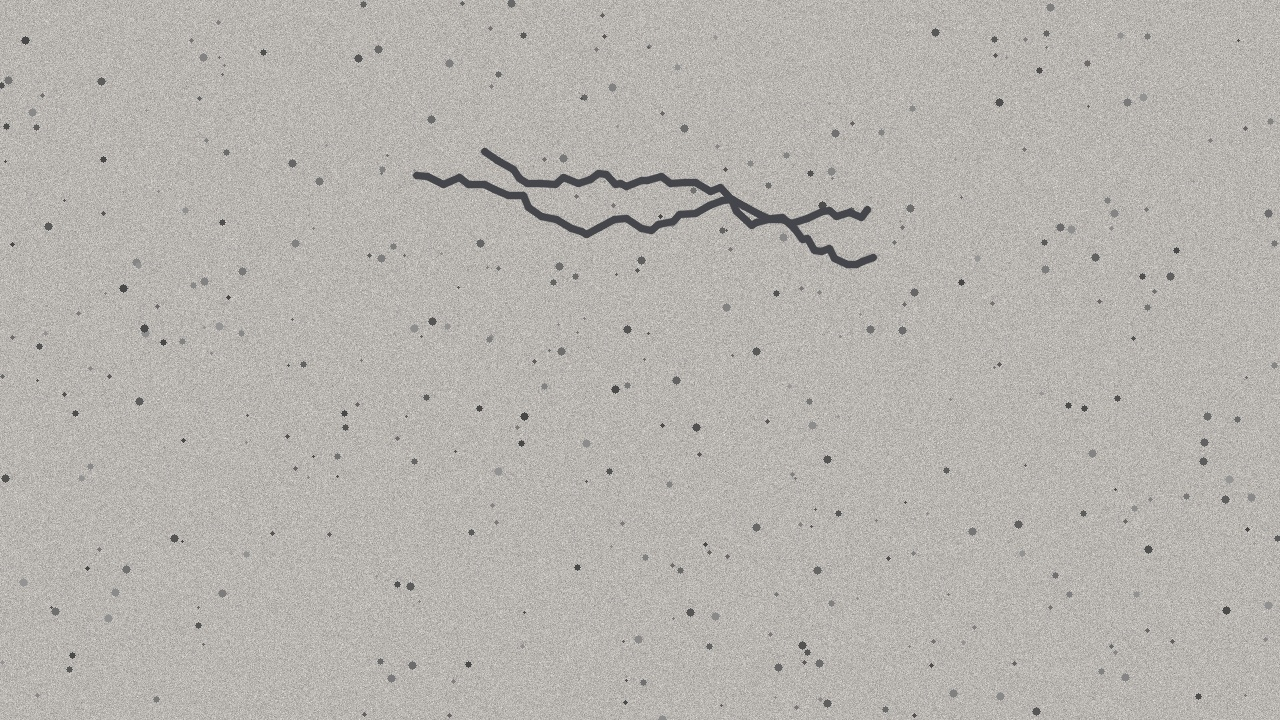
#> input picture backend/app/storage/uploads/ml_insp_36_orig_20261013_095405_694416_wall_photo_test.jpg, 1280 x 720 px
$ python -i ml_crack_model.py   (imports and definitions only)   (older library calls are emulated)
#> lines starting #> are read from the running program, lines starting #| are printed output that depends on the picture; after the words box and inside, x2 and y2 are one past the last pixel; in counts of white or black regions, pixels touching at a corner belong together
import logging
from datetime import datetime, timezone
from pathlib import Path
from typing import Any

import cv2
import joblib
import numpy as np
from sklearn.ensemble import GradientBoostingClassifier, RandomForestClassifier
from sklearn.pipeline import Pipeline as SklearnFlow
from sklearn.preprocessing import StandardScaler

logger = logging.getLogger("MLCrackModel")

class MLCrackModel:
    """
    Production-grade Machine Learning Model Engine for Concrete Wall Crack Detection.

    Architecture:
    1. Computer Vision Feature Extraction:
       - Multi-Scale Hessian Ridge Tubularity (Frangi Vesselness Eigenvalues)
       - Local Binary Pattern (LBP) Texture Jaggedness Analysis
       - Directional Edge Gradient Entropy (Sobel / Scharr Orientation Distribution)
       - Multi-Scale Black-Hat Morphological Valley Contrast Depth
       - Skeleton Morphology: Continuity, Tortuosity, Area/Perimeter Ratios
    2. Supervised ML Classifiers:
       - Crack Existence Detector (Calibrated Random Forest Ensemble)
       - Structural Severity Classifier (Gradient Boosting Multi-Class)
    3. Metrology Engine:
       - Sub-Pixel Distance Transform Calibration (mm/pixel)
       - ACI 224R Structural Compliance Check
    """

    MODEL_VERSION = "2.4.0-Ensemble-GB-RF"
    FEATURE_NAMES = [
        "hessian_ridge_mean",
        "hessian_ridge_max",
        "hessian_ridge_p95",
        "blackhat_valley_depth",
        "blackhat_peak_ratio",
        "gradient_mag_mean",
        "gradient_mag_std",
        "gradient_angle_entropy",
        "lbp_texture_variance",
        "local_contrast_kurtosis",
        "skeleton_length_approx",
        "max_contour_area",
        "contour_tortuosity",
        "aspect_ratio_max"
    ]

    SEVERITY_CLASSES = ["NONE", "LOW", "MODERATE", "HIGH", "CRITICAL"]

    def __init__(self, model_dir: str | None = None):
        if model_dir:
            self.model_dir = Path(model_dir)
        else:
            base_dir = Path(__file__).resolve().parent.parent
            self.model_dir = base_dir / "storage" / "models"

        self.model_dir.mkdir(parents=True, exist_ok=True)
        self.model_file = self.model_dir / "wall_crack_ensemble_model.joblib"

        self.detector_model: SklearnFlow | None = None
        self.severity_model: SklearnFlow | None = None
        self.meta_info: dict[str, Any] = {}

        self._initialize_or_train_model()

    def _initialize_or_train_model(self):
        """Loads saved weights or trains an initialized model ensemble on synthetic/augmented distributions."""
        if self.model_file.exists():
            try:
                bundle = joblib.load(self.model_file)
                self.detector_model = bundle.get("detector")
                self.severity_model = bundle.get("severity")
                self.meta_info = bundle.get("meta", {})
                logger.info(f"Loaded ML Crack Ensemble from {self.model_file} (Version: {self.meta_info.get('version')})")
                return
            except Exception as e:
                logger.warning(f"Failed to load existing model bundle ({e}). Retraining...")

        self._train_and_serialize_baseline()

    def _train_and_serialize_baseline(self):
        """Trains baseline ML models using parametric structural fracture profiles and non-crack surfaces."""
        logger.info("Training Wall Crack ML Ensemble Model (Random Forest + Gradient Boosting)...")
        np.random.seed(42)

        # Generate representative dataset of feature vectors
        # Samples: 300 non-crack surfaces (clean, plaster, aggregate specks, lighting shadows, expansion joints)
        # Samples: 450 crack surfaces across LOW, MODERATE, HIGH, CRITICAL profiles
        X = []
        y_detect = []
        y_sev = []

        # 1. Non-crack samples (y_detect=0, y_sev="NONE")
        for _ in range(450):
            # Normal smooth concrete background & aggregate spots
            has_specks = np.random.rand() > 0.4
            hessian_mean = np.random.uniform(0.04, 0.09)
            hessian_max = 1.0
            hessian_p95 = np.random.uniform(0.12, 0.22)
            bh_depth = np.random.uniform(4.0, 24.0)
            bh_peak = np.random.uniform(4.0, 14.0)
            grad_mean = np.random.uniform(15.0, 35.0)
            grad_std = np.random.uniform(15.0, 30.0)
            grad_entropy = np.random.uniform(0.25, 0.55)
            lbp_var = np.random.uniform(5000.0, 11000.0)
            contrast_kurt = np.random.uniform(2.0, 5.5)
            skel_len = np.random.uniform(0.0, 20.0) if not has_specks else np.random.uniform(0.0, 35.0)
            max_area = np.random.uniform(0.0, 60.0) if not has_specks else np.random.uniform(0.0, 100.0)
            tortuosity = np.random.uniform(1.0, 1.15)
            aspect_max = np.random.uniform(1.0, 1.80)  # non-cracks have low aspect ratio (< 1.80)

            feats = [
                hessian_mean, hessian_max, hessian_p95, bh_depth, bh_peak,
                grad_mean, grad_std, grad_entropy, lbp_var, contrast_kurt,
                skel_len, max_area, tortuosity, aspect_max
            ]
            X.append(feats)
            y_detect.append(0)
            y_sev.append("NONE")

        # 2. Crack samples with graded characteristics
        severity_params = {
            "LOW": {
                "count": 120, "hess_range": (0.06, 0.12), "bh_range": (28, 45),
                "len_range": (60, 160), "area_range": (250, 800), "aspect_range": (2.2, 4.5),
                "kurt_range": (5.0, 8.5)
            },
            "MODERATE": {
                "count": 140, "hess_range": (0.07, 0.14), "bh_range": (40, 70),
                "len_range": (140, 320), "area_range": (700, 2200), "aspect_range": (3.2, 7.0),
                "kurt_range": (7.0, 12.0)
            },
            "HIGH": {
                "count": 120, "hess_range": (0.07, 0.15), "bh_range": (60, 110),
                "len_range": (280, 550), "area_range": (1800, 6000), "aspect_range": (4.5, 12.0),
                "kurt_range": (9.0, 18.0)
            },
            "CRITICAL": {
                "count": 100, "hess_range": (0.08, 0.18), "bh_range": (85, 160),
                "len_range": (450, 950), "area_range": (4500, 15000), "aspect_range": (7.0, 24.0),
                "kurt_range": (14.0, 28.0)
            }
        }

        for sev_label, p in severity_params.items():
            for _ in range(p["count"]):
                hess_m = np.random.uniform(p["hess_range"][0], p["hess_range"][1])
                hess_max = 1.0
                hess_p95 = np.random.uniform(p["hess_range"][0] * 1.8, p["hess_range"][1] * 2.2)
                bh_d = np.random.uniform(p["bh_range"][0], p["bh_range"][1])
                bh_pk = np.random.uniform(8.0, 20.0)
                g_m = np.random.uniform(25.0, 50.0)
                g_s = np.random.uniform(22.0, 48.0)
                g_ent = np.random.uniform(0.20, 0.50)
                lbp_v = np.random.uniform(5000.0, 11000.0)
                c_kurt = np.random.uniform(p["kurt_range"][0], p["kurt_range"][1])
                skel_l = np.random.uniform(p["len_range"][0], p["len_range"][1])
                m_ar = np.random.uniform(p["area_range"][0], p["area_range"][1])
                tort = np.random.uniform(1.2, 2.4)
                asp = np.random.uniform(p["aspect_range"][0], p["aspect_range"][1])

                feats = [
                    hess_m, hess_max, hess_p95, bh_d, bh_pk,
                    g_m, g_s, g_ent, lbp_v, c_kurt,
                    skel_l, m_ar, tort, asp
                ]
                X.append(feats)
                y_detect.append(1)
                y_sev.append(sev_label)
#> further down, picture is the input picture: shape (720, 1280, 3); mean B, G, R 174.9, 179.8, 182.8

        X = np.array(X, dtype=np.float32)
        y_detect = np.array(y_detect, dtype=np.int32)
        y_sev = np.array(y_sev)

        # Train Detector (Random Forest with probability calibration)
        self.detector_model = SklearnFlow([
            ("scaler", StandardScaler()),
            ("rf", RandomForestClassifier(n_estimators=120, max_depth=12, random_state=42, class_weight="balanced"))
        ])
        self.detector_model.fit(X, y_detect)

        # Train Severity Classifier (Gradient Boosting)
        self.severity_model = SklearnFlow([
            ("scaler", StandardScaler()),
            ("gb", GradientBoostingClassifier(n_estimators=100, learning_rate=0.08, max_depth=5, random_state=42))
        ])
        self.severity_model.fit(X, y_sev)

        # Save model bundle
        self.meta_info = {
            "version": self.MODEL_VERSION,
            "trained_at": datetime.now(timezone.utc).isoformat(),
            "samples_trained": len(X),
            "feature_names": self.FEATURE_NAMES,
            "classes": self.SEVERITY_CLASSES
        }

        joblib.dump({
            "detector": self.detector_model,
            "severity": self.severity_model,
            "meta": self.meta_info
        }, self.model_file)
        logger.info(f"Successfully trained and serialized ML Crack Model to {self.model_file}")

    def extract_features(self, img_bgr: np.ndarray) -> tuple[np.ndarray, dict[str, Any]]:
        """
        Extracts structural computer vision & texture features from an image.
        Returns the feature vector (1D np.ndarray) and an intermediate analysis dict.
        """
        if len(img_bgr.shape) == 2:
            gray = img_bgr
        else:
            gray = cv2.cvtColor(img_bgr, cv2.COLOR_BGR2GRAY)

        # Resize to fixed standard analysis scale for invariant spatial statistics
        target_h = 480
        scale_factor = target_h / float(gray.shape[0])
        target_w = int(gray.shape[1] * scale_factor)
        resized_gray = cv2.resize(gray, (target_w, target_h), interpolation=cv2.INTER_AREA)

        # CLAHE equalization
        clahe = cv2.createCLAHE(clipLimit=2.2, tileGridSize=(8, 8))
        norm_gray = clahe.apply(resized_gray)
        blur = cv2.GaussianBlur(norm_gray, (5, 5), 1.2)

        # 1. Hessian Ridge Analysis (Frangi approximation via Gaussian 2nd derivatives)
        I_xx = cv2.Sobel(blur, cv2.CV_64F, 2, 0, ksize=5)
        I_yy = cv2.Sobel(blur, cv2.CV_64F, 0, 2, ksize=5)
        I_xy = cv2.Sobel(blur, cv2.CV_64F, 1, 1, ksize=5)

        # Eigenvalues of 2D Hessian matrix
        # lambda = 0.5 * ( (Ixx + Iyy) +/- sqrt( (Ixx - Iyy)^2 + 4 * Ixy^2 ) )
        trace = I_xx + I_yy
        disc = np.sqrt(np.maximum(0.0, (I_xx - I_yy) ** 2 + 4 * (I_xy ** 2)))
        lambda1 = 0.5 * (trace + disc)
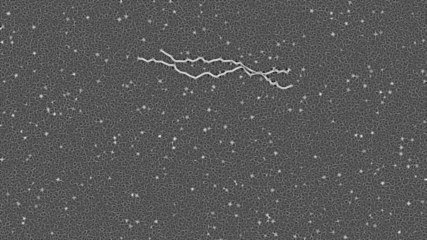
#> lambda1: shape (480, 853) float64 (shown at 1/2 size); min -646.6, max 1500.2, mean 96.5; drawn with min black and max white

        # For dark ridges on bright concrete, principal curvature lambda1 is positive and large
        ridge_response = np.maximum(0.0, lambda1)
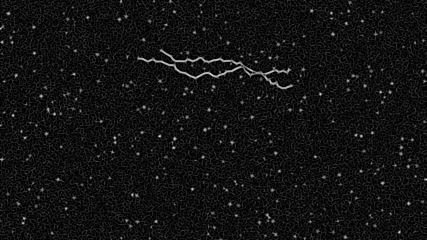
#> ridge_response: shape (480, 853) float64 (shown at 1/2 size); min 0, max 1500.2, mean 108.6; drawn with min black and max white
        ridge_norm = ridge_response / (np.max(ridge_response) + 1e-6)

        hessian_ridge_mean = float(np.mean(ridge_norm))
#> hessian_ridge_mean = 0.0724
        hessian_ridge_max = float(np.max(ridge_norm))
#> hessian_ridge_max = 1
        hessian_ridge_p95 = float(np.percentile(ridge_norm, 95))
#> hessian_ridge_p95 = 0.194

        # 2. Black-Hat Morphology (detects elongated dark troughs)
        kernel_bh = cv2.getStructuringElement(cv2.MORPH_RECT, (15, 15))
        blackhat = cv2.morphologyEx(blur, cv2.MORPH_BLACKHAT, kernel_bh)
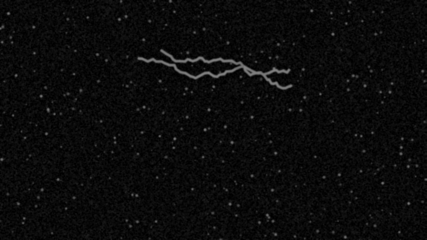
#> blackhat: shape (480, 853) (shown at 1/2 size); min 0, max 136, mean 11
        blackhat_valley_depth = float(np.mean(blackhat[blackhat > np.percentile(blackhat, 85)])) if np.any(blackhat > 0) else 0.0
#> blackhat_valley_depth = 30.76
        blackhat_peak_ratio = float(np.max(blackhat) / (np.mean(blackhat) + 1e-4))
#> blackhat_peak_ratio = 12.4

        # 3. Directional Edge Gradients & Orientation Entropy
        gx = cv2.Sobel(blur, cv2.CV_64F, 1, 0, ksize=3)
        gy = cv2.Sobel(blur, cv2.CV_64F, 0, 1, ksize=3)
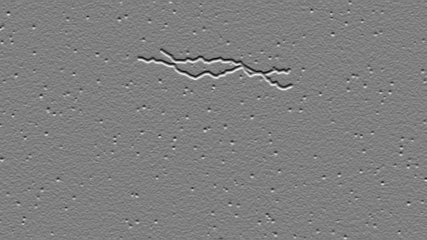
#> gy: shape (480, 853) float64 (shown at 1/2 size); min -312, max 311, mean 0; drawn with min black and max white
        mag, angle = cv2.cartToPolar(gx, gy, angleInDegrees=True)
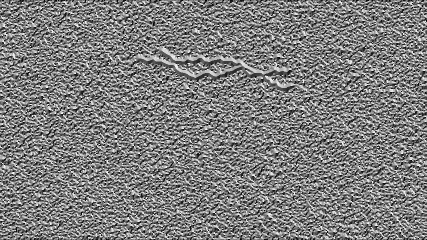
#> angle: shape (480, 853) float64 (shown at 1/2 size); min 0, max 359.8, mean 178; drawn with min black and max white

        gradient_mag_mean = float(np.mean(mag))
#> gradient_mag_mean = 32.23
        gradient_mag_std = float(np.std(mag))
#> gradient_mag_std = 32.9

        # Angle histogram for significant gradient magnitudes (top 20%)
        sig_mask = mag > np.percentile(mag, 80)
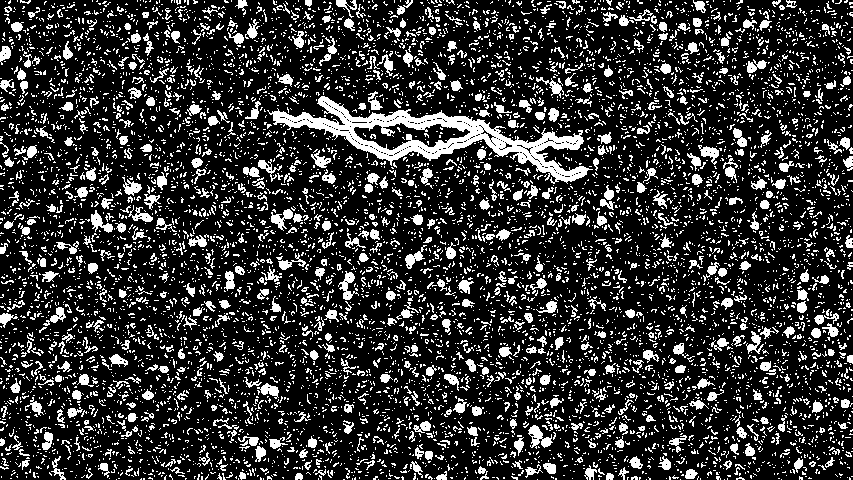
#> sig_mask: shape (480, 853) bool; 19.9% white; 8519 white regions (7737 under 20 px), largest, box (x1, y1, x2, y2) and area: (267, 96, 593, 184) 6890, (528, 425, 553, 449) 285, (338, 271, 359, 300) 236
        if np.any(sig_mask):
            hist, _ = np.histogram(angle[sig_mask], bins=16, range=(0, 360), density=True)
#> hist = [0.00265, 0.00268, 0.0028, 0.00293, 0.00297, 0.00291, 0.00278, 0.00247, 0.00264, 0.00276, 0.00266, 0.00288, 0.00312, 0.00302, 0.00277, 0.00242]
            hist = hist[hist > 0]
            gradient_angle_entropy = float(-np.sum(hist * np.log2(hist)))
#> gradient_angle_entropy = 0.377
        else:
            gradient_angle_entropy = 2.77  # max uniform entropy for 16 bins

        # 4. Local Binary Pattern (LBP) texture approximation
        # Center compared to 4 cardinal + 4 diagonal neighbors
        h, w = norm_gray.shape
        center = norm_gray[1:h-1, 1:w-1].astype(np.int16)
        lbp = np.zeros_like(center, dtype=np.uint8)
        neighbors = [
            norm_gray[0:h-2, 1:w-1],  # Top
            norm_gray[0:h-2, 2:w],    # Top-Right
            norm_gray[1:h-1, 2:w],    # Right
            norm_gray[2:h,   2:w],    # Bottom-Right
            norm_gray[2:h,   1:w-1],  # Bottom
            norm_gray[2:h,   0:w-2],  # Bottom-Left
            norm_gray[1:h-1, 0:w-2],  # Left
            norm_gray[0:h-2, 0:w-2]   # Top-Left
        ]
        for idx, n in enumerate(neighbors):
            lbp += ((n.astype(np.int16) >= center) << idx).astype(np.uint8)
#> this loop made 8 passes
#> pass 3, in extract_features, `lbp += ((n.astype(np.int16) >= center) << idx).astype(np.uint8)`:
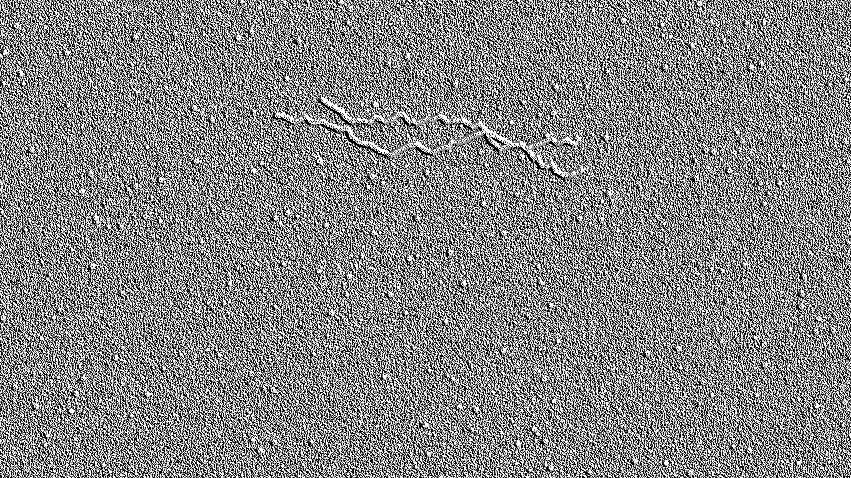
#> lbp: shape (478, 851); min 0, max 7, mean 3.67; drawn with min black and max white
        lbp_texture_variance = float(np.var(lbp))
#> lbp_texture_variance = 8975.7
#> (the rest of the program and of its run is left out)
